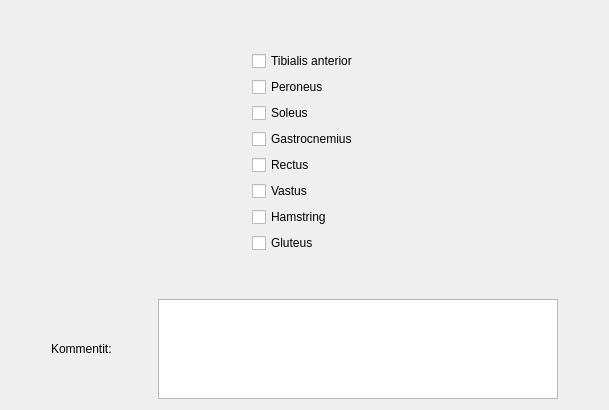
      <widget class="QWidget" name="tabEMG">
       <attribute name="title">
        <string>EMG</string>
       </attribute>
       <layout class="QVBoxLayout" name="verticalLayout_12">
        <item>
         <spacer name="verticalSpacer_8">
          <property name="orientation">
           <enum>Qt::Vertical</enum>
          </property>
          <property name="sizeHint" stdset="0">
           <size>
            <width>20</width>
            <height>40</height>
           </size>
          </property>
         </spacer>
        </item>
        <item>
         <layout class="QGridLayout" name="gridLayout_9">
          <item row="3" column="2">
           <spacer name="horizontalSpacer_39">
            <property name="orientation">
             <enum>Qt::Horizontal</enum>
            </property>
            <property name="sizeHint" stdset="0">
             <size>
              <width>40</width>
              <height>20</height>
             </size>
            </property>
           </spacer>
          </item>
          <item row="5" column="1">
           <widget class="QCheckBox" name="dataEMGVas">
            <property name="text">
             <string>Vastus</string>
            </property>
           </widget>
          </item>
          <item row="2" column="1">
           <widget class="QCheckBox" name="dataEMGSol">
            <property name="text">
             <string>Soleus</string>
            </property>
           </widget>
          </item>
          <item row="0" column="1">
           <widget class="QCheckBox" name="dataEMGTibA">
            <property name="text">
             <string>Tibialis anterior</string>
            </property>
           </widget>
          </item>
          <item row="6" column="1">
           <widget class="QCheckBox" name="dataEMGHam">
            <property name="text">
             <string>Hamstring</string>
            </property>
           </widget>
          </item>
          <item row="4" column="1">
           <widget class="QCheckBox" name="dataEMGRec">
            <property name="text">
             <string>Rectus</string>
            </property>
           </widget>
          </item>
          <item row="3" column="1">
           <widget class="QCheckBox" name="dataEMGGas">
            <property name="text">
             <string>Gastrocnemius</string>
            </property>
           </widget>
          </item>
          <item row="7" column="1">
           <widget class="QCheckBox" name="dataEMGGlut">
            <property name="text">
             <string>Gluteus</string>
            </property>
           </widget>
          </item>
          <item row="1" column="1">
           <widget class="QCheckBox" name="dataEMGPer">
            <property name="text">
             <string>Peroneus</string>
            </property>
           </widget>
          </item>
          <item row="3" column="0">
           <spacer name="horizontalSpacer_43">
            <property name="orientation">
             <enum>Qt::Horizontal</enum>
            </property>
            <property name="sizeHint" stdset="0">
             <size>
              <width>40</width>
              <height>20</height>
             </size>
            </property>
           </spacer>
          </item>
         </layout>
        </item>
        <item>
         <spacer name="verticalSpacer_9">
          <property name="orientation">
           <enum>Qt::Vertical</enum>
          </property>
          <property name="sizeHint" stdset="0">
           <size>
            <width>20</width>
            <height>40</height>
           </size>
          </property>
         </spacer>
        </item>
        <item>
         <layout class="QHBoxLayout" name="horizontalLayout_14">
          <item>
           <spacer name="horizontalSpacer_83">
            <property name="orientation">
             <enum>Qt::Horizontal</enum>
            </property>
            <property name="sizeHint" stdset="0">
             <size>
              <width>40</width>
              <height>20</height>
             </size>
            </property>
           </spacer>
          </item>
          <item>
           <widget class="QLabel" name="label_332">
            <property name="text">
             <string>Kommentit:</string>
            </property>
           </widget>
          </item>
          <item>
           <spacer name="horizontalSpacer_84">
            <property name="orientation">
             <enum>Qt::Horizontal</enum>
            </property>
            <property name="sizeHint" stdset="0">
             <size>
              <width>40</width>
              <height>20</height>
             </size>
            </property>
           </spacer>
          </item>
          <item>
           <widget class="QTextEdit" name="datacmtEMG">
            <property name="sizePolicy">
             <sizepolicy hsizetype="Fixed" vsizetype="Fixed">
              <horstretch>0</horstretch>
              <verstretch>0</verstretch>
             </sizepolicy>
            </property>
            <property name="minimumSize">
             <size>
              <width>400</width>
              <height>100</height>
             </size>
            </property>
            <property name="maximumSize">
             <size>
              <width>400</width>
              <height>100</height>
             </size>
            </property>
           </widget>
          </item>
          <item>
           <spacer name="horizontalSpacer_85">
            <property name="orientation">
             <enum>Qt::Horizontal</enum>
            </property>
            <property name="sizeHint" stdset="0">
             <size>
              <width>40</width>
              <height>20</height>
             </size>
            </property>
           </spacer>
          </item>
         </layout>
        </item>
       </layout>
      </widget>
